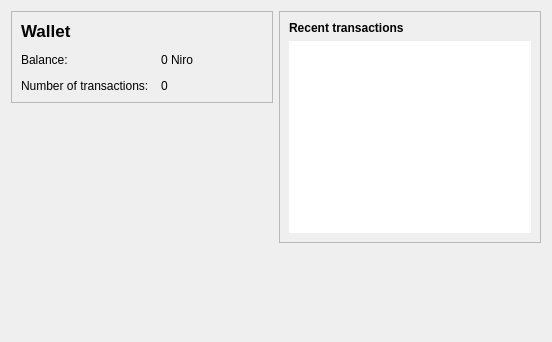
<?xml version="1.0" encoding="UTF-8"?>
<ui version="4.0">
 <class>OverviewPage</class>
 <widget class="QWidget" name="OverviewPage">
  <property name="geometry">
   <rect>
    <x>0</x>
    <y>0</y>
    <width>552</width>
    <height>342</height>
   </rect>
  </property>
  <property name="windowTitle">
   <string>Form</string>
  </property>
  <layout class="QHBoxLayout" name="horizontalLayout" stretch="1,1">
   <item>
    <layout class="QVBoxLayout" name="verticalLayout_2">
     <item>
      <widget class="QFrame" name="frame">
       <property name="frameShape">
        <enum>QFrame::StyledPanel</enum>
       </property>
       <property name="frameShadow">
        <enum>QFrame::Raised</enum>
       </property>
       <layout class="QFormLayout" name="formLayout_2">
        <property name="fieldGrowthPolicy">
         <enum>QFormLayout::AllNonFixedFieldsGrow</enum>
        </property>
        <property name="horizontalSpacing">
         <number>12</number>
        </property>
        <property name="verticalSpacing">
         <number>12</number>
        </property>
        <item row="2" column="0">
         <widget class="QLabel" name="labelBalanceHeader">
          <property name="text">
           <string>Balance:</string>
          </property>
         </widget>
        </item>
        <item row="2" column="1">
         <widget class="QLabel" name="labelBalance">
          <property name="text">
           <string notr="true">0 Niro</string>
          </property>
         </widget>
        </item>
        <item row="3" column="0">
         <widget class="QLabel" name="label_2">
          <property name="text">
           <string>Number of transactions:</string>
          </property>
         </widget>
        </item>
        <item row="3" column="1">
         <widget class="QLabel" name="labelNumTransactions">
          <property name="text">
           <string>0</string>
          </property>
         </widget>
        </item>
        <item row="1" column="0">
         <widget class="QLabel" name="label_5">
          <property name="font">
           <font>
            <pointsize>13</pointsize>
            <bold>true</bold>
           </font>
          </property>
          <property name="text">
           <string>Wallet</string>
          </property>
         </widget>
        </item>
       </layout>
      </widget>
     </item>
     <item>
      <spacer name="verticalSpacer">
       <property name="orientation">
        <enum>Qt::Vertical</enum>
       </property>
       <property name="sizeHint" stdset="0">
        <size>
         <width>20</width>
         <height>40</height>
        </size>
       </property>
      </spacer>
     </item>
    </layout>
   </item>
   <item>
    <layout class="QVBoxLayout" name="verticalLayout_3">
     <item>
      <widget class="QFrame" name="frame_2">
       <property name="frameShape">
        <enum>QFrame::StyledPanel</enum>
       </property>
       <property name="frameShadow">
        <enum>QFrame::Raised</enum>
       </property>
       <layout class="QVBoxLayout" name="verticalLayout">
        <item>
         <widget class="QLabel" name="label_4">
          <property name="text">
           <string>&lt;b&gt;Recent transactions&lt;/b&gt;</string>
          </property>
         </widget>
        </item>
        <item>
         <widget class="QListView" name="listTransactions">
          <property name="frameShape">
           <enum>QFrame::NoFrame</enum>
          </property>
          <property name="verticalScrollBarPolicy">
           <enum>Qt::ScrollBarAlwaysOff</enum>
          </property>
          <property name="horizontalScrollBarPolicy">
           <enum>Qt::ScrollBarAlwaysOff</enum>
          </property>
         </widget>
        </item>
       </layout>
      </widget>
     </item>
     <item>
      <spacer name="verticalSpacer_2">
       <property name="orientation">
        <enum>Qt::Vertical</enum>
       </property>
       <property name="sizeHint" stdset="0">
        <size>
         <width>20</width>
         <height>40</height>
        </size>
       </property>
      </spacer>
     </item>
    </layout>
   </item>
  </layout>
 </widget>
 <resources/>
 <connections/>
</ui>
